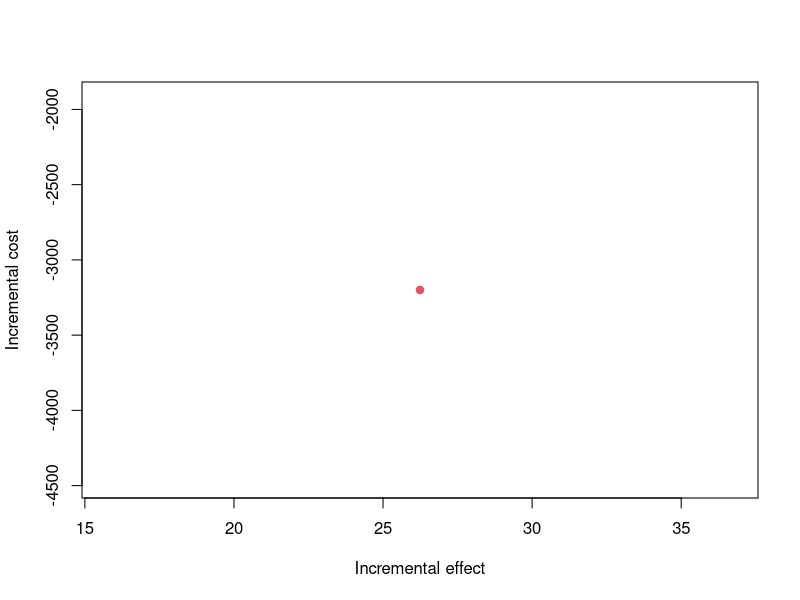
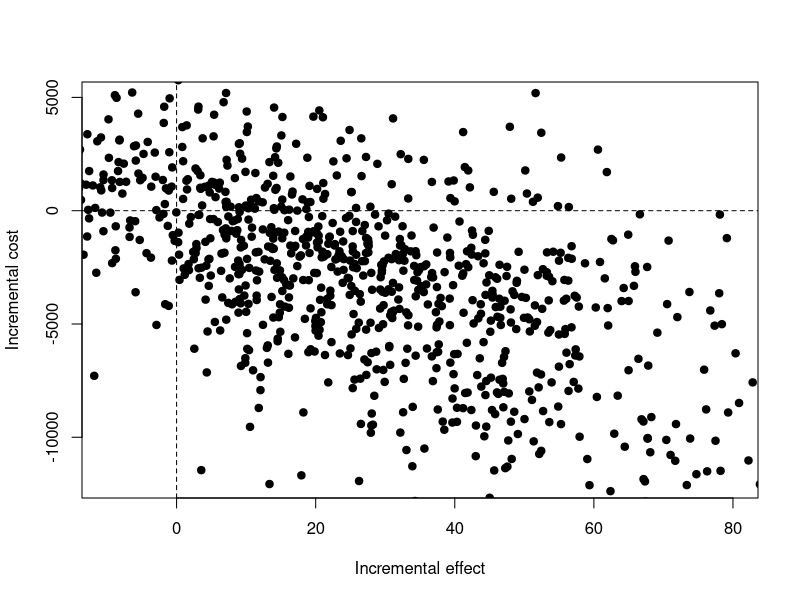
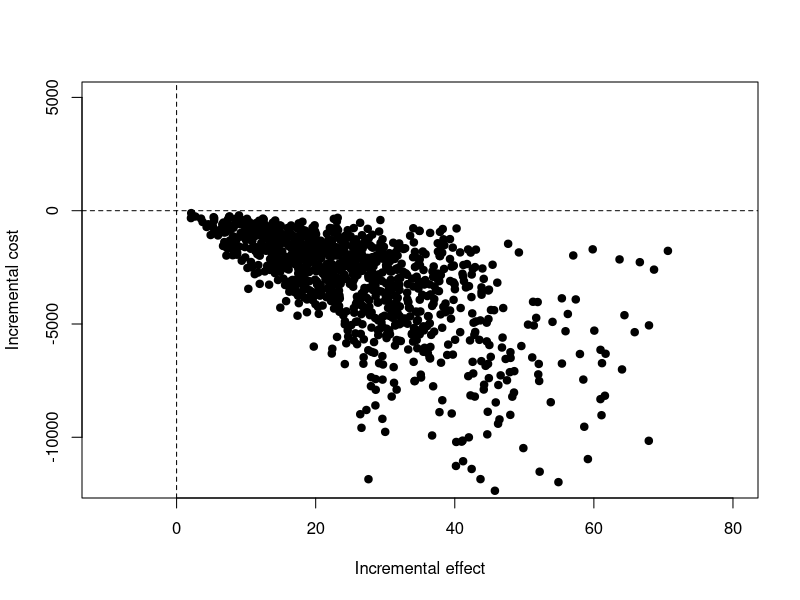
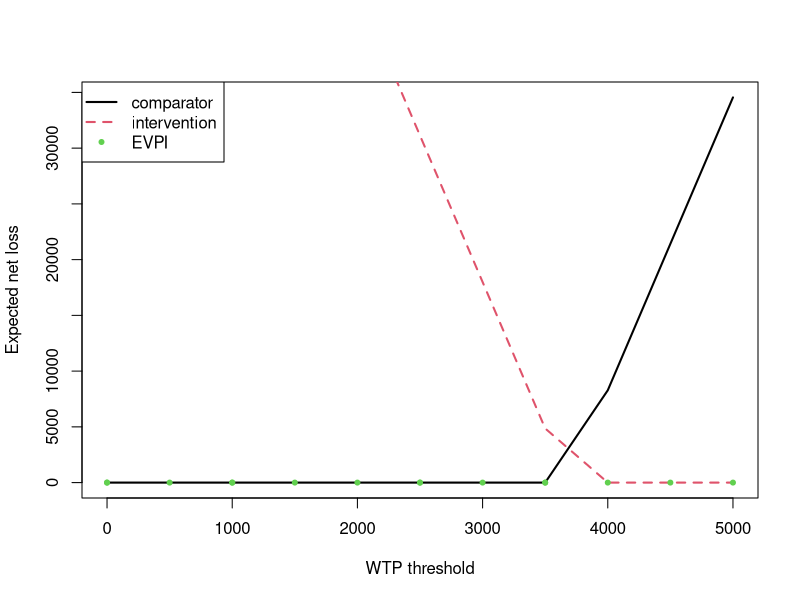
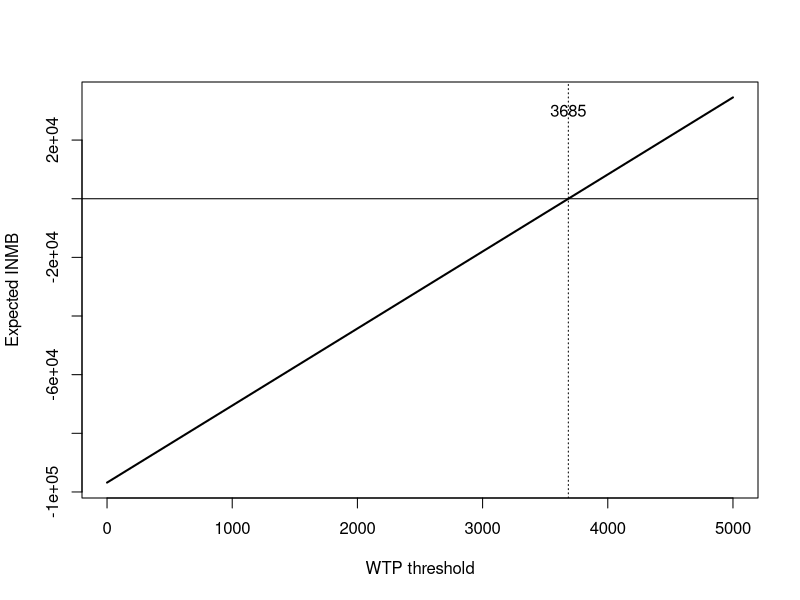
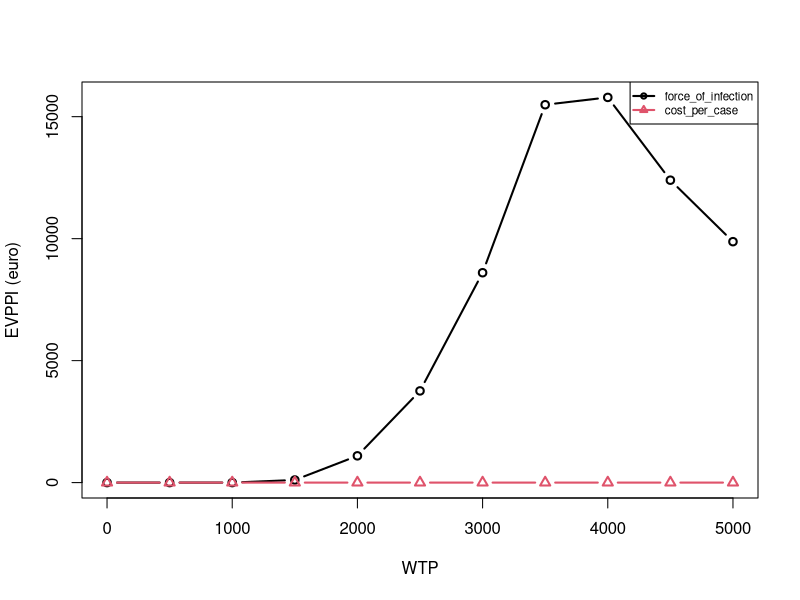

The R script that drew these images, in order:
## ---- chunk 1

set.seed(2020)
options(width = 80)

knitr::opts_chunk$set(fig.cap = '', fig.align = "center", message = FALSE, warning = FALSE, fig.height = 6, fig.width = 10)

## ---- chunk 2

sample_gamma = function(nsamples, mean, se){
  rgamma(nsamples, shape = mean^2 / se^2, rate = mean / se^2)
}

sample_beta_event = function(nsamples, events, sample_size){
  return(rbeta(nsamples, shape1 = events, shape2 = sample_size - events))
}

## ---- chunk 3

# set number of samples to include in the uncertainty analysis
nsamples = 1000

# population details
targetgroup = 10000 # people>65 years

# force of infection
foi_mean        = 4  # cases
foi_sample_size = 60 # trial population

# cost per case
cost_mean = 10 # euro
cost_se   = 5  # euro

# program details
uptake_program         = 0.80
vaccine_efficacy       = 0.6
vaccine_price_per_dose = 0 # euro

# QALY
QALYloss_case = 0.082

## ---- chunk 4

# mean force of infection: events / sample_size (mean of the beta distribution)
foi_expected = foi_mean / foi_sample_size

# comparator
comp_infections    = foi_expected * targetgroup
comp_QALY_loss     = comp_infections * QALYloss_case
comp_total_cost    = comp_infections * cost_mean

# intervention
interv_infections  = foi_expected * targetgroup * (1 - vaccine_efficacy * uptake_program)
interv_QALY_loss   = interv_infections * QALYloss_case
interv_total_cost  = interv_infections * cost_mean +
                     (targetgroup * vaccine_price_per_dose * uptake_program)

# calculate incremental cost and effect
incr_QALY_gain = comp_QALY_loss - interv_QALY_loss
incr_cost      = interv_total_cost - comp_total_cost

# plot CE-plane (single deterministic point)
plot(x = incr_QALY_gain,
     y = incr_cost,
     xlab = 'Incremental effect',
     ylab = 'Incremental cost',
     col = 2,
     pch = 19)
abline(h = 0, lty = 2)
abline(v = 0, lty = 2)

# show table
data_out = data.frame(comp_total_cost   = comp_total_cost,
                      interv_total_cost = interv_total_cost,
                      incr_cost         = incr_cost,
                      comp_QALY_loss    = comp_QALY_loss,
                      interv_QALY_loss  = interv_QALY_loss,
                      incr_QALY_gain    = incr_QALY_gain)

# print table
knitr::kable(round(data_out), caption = "Summary Table of Costs and QALY Values")

## ---- chunk 5

# set the random-number-generator seed to get exactly the same results each time you run the code
set.seed(345698)

# comparator
force_of_infection = sample_beta_event(nsamples, foi_mean, foi_sample_size)
cost_per_case      = sample_gamma(nsamples, cost_mean, cost_se) # euro
comp_infections    = force_of_infection * targetgroup
comp_QALY_loss     = comp_infections * QALYloss_case
comp_total_cost    = comp_infections * cost_per_case

# intervention
force_of_infection = sample_beta_event(nsamples, foi_mean, foi_sample_size)
cost_per_case      = sample_gamma(nsamples, cost_mean, cost_se) # euro
interv_infections  = force_of_infection * targetgroup * (1 - vaccine_efficacy * uptake_program)
interv_QALY_loss   = interv_infections * QALYloss_case
interv_total_cost  = interv_infections * cost_per_case +
                          (targetgroup * vaccine_price_per_dose * uptake_program)

# calculate incremental cost and effect
incr_QALY_gain = comp_QALY_loss - interv_QALY_loss
incr_cost      = interv_total_cost - comp_total_cost

# plot CE-plane
plot(x = incr_QALY_gain,
     y = incr_cost,
     xlim = c(-10, 80),
     ylim = c(-12e3, 5e3),
     xlab = 'Incremental effect',
     ylab = 'Incremental cost',
     pch = 19)
abline(h = 0, lty = 2)
abline(v = 0, lty = 2)

# show table
data_out = data.frame(sample            = 1:nsamples,
                      comp_total_cost   = comp_total_cost,
                      interv_total_cost = interv_total_cost,
                      incr_cost         = incr_cost,
                      comp_QALY_loss    = comp_QALY_loss,
                      interv_QALY_loss  = interv_QALY_loss,
                      incr_QALY_gain    = incr_QALY_gain)

# print table
knitr::kable(head(round(data_out), 10), caption = "Summary Table of Costs and QALY Values")

## ---- chunk 6

# check "baseline" infections

# Calculate baseline number of infections in program
###interv_infections = force_of_infection * targetgroup * (1 - vaccine_efficacy * uptake_program)
interv_infections_baseline = interv_infections / (1 - vaccine_efficacy * uptake_program)

# calculate difference for "current practice"
diff_current_practice = interv_infections_baseline - comp_infections

# calculate difference with program in place
incr_infections_program = interv_infections - comp_infections

data_out = data.frame(sample                     = 1:nsamples,
                      comp_infections            = comp_infections,
                      interv_infections_baseline = interv_infections_baseline,
                      diff_current_practice      = diff_current_practice,
                      interv_infections          = interv_infections,
                      incr_infections_program    = incr_infections_program)

# print table
knitr::kable(head(round(data_out), 10), caption = "Summary Table of Infections and QALY Values")

## ---- chunk 7

# set the random-number-generator seed to get exactly the same results each time you run the code
set.seed(345698)

# comparator
force_of_infection = sample_beta_event(nsamples, foi_mean, foi_sample_size)
cost_per_case      = sample_gamma(nsamples, cost_mean, cost_se) # euro
comp_infections    = force_of_infection * targetgroup
comp_QALY_loss     = comp_infections * QALYloss_case
comp_total_cost    = comp_infections * cost_per_case

# intervention
####force_of_infection   = sample_beta_event(nsamples,foi_mean,foi_sample_size)  
####cost_per_case        = sample_gamma(nsamples, cost_mean, cost_se) 	  # euro
interv_infections  = comp_infections * (1 - vaccine_efficacy * uptake_program)
interv_QALY_loss   = interv_infections * QALYloss_case
interv_total_cost  = interv_infections * cost_per_case +
                     (targetgroup * vaccine_price_per_dose * uptake_program)

# calculate incremental cost and effect
incr_QALY_gain = comp_QALY_loss - interv_QALY_loss
incr_cost      = interv_total_cost - comp_total_cost

# plot CE-plane
plot(x = incr_QALY_gain,
     y = incr_cost,
     xlim = c(-10, 80),
     ylim = c(-12e3, 5e3),
     xlab = 'Incremental effect',
     ylab = 'Incremental cost',
     pch = 19)
abline(h = 0, lty = 2)
abline(v = 0, lty = 2)

# show table
data_out = data.frame(sample            = 1:nsamples,
                      comp_total_cost   = comp_total_cost,
                      interv_total_cost = interv_total_cost,
                      incr_cost         = incr_cost,
                      comp_QALY_loss    = comp_QALY_loss,
                      interv_QALY_loss  = interv_QALY_loss,
                      incr_QALY_gain    = incr_QALY_gain)

# print table
knitr::kable(head(round(data_out), 10), caption = "Summary Table of Costs and QALY Values")

## ---- chunk 8

# program cost
program_cost = 1e5

# adjust program cost
incr_cost_adj = incr_cost + program_cost

# willingness to pay
k = 4000

# calculate ratio of means and mean of ratios
mean_of_ratios = mean(incr_cost_adj / incr_QALY_gain)
ratio_of_means = mean(incr_cost_adj) / mean(incr_QALY_gain)

# calcualte also INMB
inmb_mean = mean(incr_QALY_gain * k) - mean(incr_cost_adj)

# show table
data_out = data.frame(mean_of_ratios = mean_of_ratios,
                      ratio_of_means = ratio_of_means,
                      inmb_mean      = inmb_mean)

# print table
knitr::kable(head(data_out, 10), caption = "Summary Table (k = 4000)")

## ---- chunk 9

# set WTP threshold
k = 5000

inmb_sample = (incr_QALY_gain * k) - incr_cost_adj
inmb_pos    = as.numeric(inmb_sample > 0)

# show table
data_out = data.frame(sample         = 1:nsamples,
                      incr_cost_adj  = incr_cost_adj,
                      incr_QALY_gain = incr_QALY_gain,
                      inmb_sample    = inmb_sample,
                      inmb_pos       = inmb_pos)


# print table
knitr::kable(head(round(data_out), 10), caption = "Summary Table per Sample (k = 5000)")

# summary statistics
inmb_mean  = mean(incr_QALY_gain * k) - mean(incr_cost_adj)
inmb_mean2 = mean(inmb_sample)
icer       = mean(incr_cost_adj) / mean(incr_QALY_gain)

# show table
data_out = data.frame(inmb_mean  = inmb_mean,
                      inmb_mean2 = inmb_mean2,
                      inmb_pos   = sum(inmb_pos) / length(inmb_pos),
                      icer       = icer)

# print table
knitr::kable(head(data_out, 10), caption = "Summary Table (k = 5000)")

## ---- chunk 10

# set WTP threshold
k = 3500

inmb_sample = (incr_QALY_gain * k) - incr_cost_adj
inmb_pos    = as.numeric(inmb_sample > 0)

# show table
data_out = data.frame(sample         = 1:nsamples,
                      incr_cost_adj  = incr_cost_adj,
                      incr_QALY_gain = incr_QALY_gain,
                      inmb_sample    = inmb_sample,
                      inmb_pos       = inmb_pos)


# print table
knitr::kable(head(round(data_out), 10), caption = "Summary Table per Sample (k = 3500)")


# summary statistics
inmb_mean = mean(incr_QALY_gain * k) - mean(incr_cost_adj)
icer      = mean(incr_cost_adj) / mean(incr_QALY_gain)

# show table
data_out = data.frame(inmb_mean = inmb_mean,
                      inmb_pos  = sum(inmb_pos) / length(inmb_pos),
                      icer      = icer)

# print table
knitr::kable(head(data_out, 10), caption = "Summary Table (k = 3500)")

## ---- chunk 11

# set WTP threshold
k = seq(0, 5000, 500)

inmb_wtp = mean(incr_QALY_gain) * k - mean(incr_cost_adj)
inmb_pos = as.numeric(inmb_wtp > 0)

net_loss_comparator   = (inmb_pos == TRUE) * inmb_wtp
net_loss_intervention = (inmb_pos == FALSE) * -inmb_wtp

# show table
data_out = data.frame(k                     = k,
                      inmb_wtp              = inmb_wtp,
                      inmb_pos              = inmb_pos,
                      net_loss_comparator   = net_loss_comparator,
                      net_loss_intervention = net_loss_intervention)


# print table
knitr::kable(head(round(data_out), 10), caption = "Summary Table Net Loss")

# Plot Net Loss
plot(x = k,
     y = net_loss_comparator,
     type = 'l',
     xlab = 'WTP threshold',
     ylab = 'Expected net loss',
     lwd = 2)
lines(x = k,
      y = net_loss_intervention,
      xlab = 'WTP threshold',
      ylab = 'Expected net loss',
      col = 2,
      lty = 2,
      lwd = 2)

# PLOT EVPI
evpi = apply(cbind(net_loss_comparator, net_loss_intervention), 1, min)

#plot subset
subs = seq(1, length(evpi), length = 15)
points(k[subs], evpi[subs], pch = 20, col = 3)

# add legend
legend('topleft',
       c('comparator',
       'intervention',
       'EVPI'),
       col = 1:3,
       lwd = c(2, 2, NA),
       pch = c(NA, NA, 20),
       lty = 1:2)

## ---- chunk 12

# Plot INMB
plot(x = k,
     y = inmb_wtp,
     type = 'l',
     xlab = 'WTP threshold',
     ylab = 'Expected INMB',
     lwd = 2)
abline(h = 0)
abline(v = icer, lty = 3)
text(x = icer,
     y = 3e4,
     labels = round(icer))

## ---- chunk 13

# load package for GAM
library(mgcv)

# specify WTP
opt_wtp = seq(0, 5000, 500)
num_wtp = length(opt_wtp)

# combine input parameters with uncertainty
model_param = data.frame(force_of_infection = force_of_infection,
                         cost_per_case      = cost_per_case)

# specify the number parameter values
num_param = ncol(model_param)

# initiate matrix to store EVPPI values
evppi = matrix(0, num_wtp, num_param)

# run over all WTP levels
for(j in 1:length(opt_wtp)){

# set WTP threshold
  k = opt_wtp[j]

# calculate INMB
  inmb_sample = (incr_QALY_gain * k) - incr_cost_adj

# approximate NL for each parameter value
  for(i in 1:num_param){

    model     = gam(inmb_sample ~ model_param[, i])
    g.hat_new = model$fitted

    perfect.info = mean(pmax(g.hat_new, 0))
    baseline     = pmax(mean(g.hat_new), 0)

## estimate EVPPI 
    evppi[j, i] = round(perfect.info - baseline, digits = 4)
  }
}

# add column names
colnames(evppi) = colnames(model_param)

## ---- chunk 14

# start with empty plot, and add EVPPI one by one
plot(x = range(opt_wtp),
     y = range(evppi),
     col = 0,
     xlab = "WTP",
     ylab = "EVPPI (euro)")
for(i in 1:ncol(evppi)){
  lines(x = opt_wtp,
        y = evppi[, i],
        type = 'b',
        lwd = 2,
        col = i,
        pch = i)
}
legend('topright',
       colnames(model_param),
       col = 1:num_param,
       pch = 1:num_param,
       lwd = 2,
       cex = 0.7)

## ---- chunk 15

# select one WTP
k = 2500

g_hat = vector(length = nsamples)
for(i in 1:nsamples){
  foi_fixed       = force_of_infection[i]          # fix FOI
  comp_infections = foi_fixed * targetgroup        # scalar
  incr_QALY_gain  = comp_infections * QALYloss_case * vaccine_efficacy * uptake_program
  incr_cost_adj   = -vaccine_efficacy * uptake_program * comp_infections * cost_per_case + program_cost  # vector over all cost samples
  inmb_sample     = (incr_QALY_gain * k) - incr_cost_adj
  g_hat[i]        = mean(inmb_sample)              # E[NMB | FOI_i]
}

perfect.info = mean(pmax(g_hat, 0))
baseline     = pmax(mean(g_hat), 0)
    
evppi_foi = perfect.info - baseline

evppi_foi

cbind(opt_wtp, evppi)
